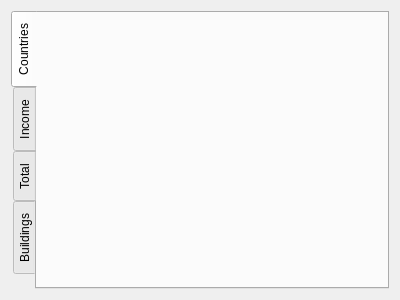
<?xml version="1.0" encoding="UTF-8"?>
<ui version="4.0">
 <class>HistoryFrame</class>
 <widget class="QFrame" name="HistoryFrame">
  <property name="geometry">
   <rect>
    <x>0</x>
    <y>0</y>
    <width>400</width>
    <height>300</height>
   </rect>
  </property>
  <property name="windowTitle">
   <string>Frame</string>
  </property>
  <layout class="QGridLayout" name="gridLayout">
   <item row="0" column="0">
    <widget class="QTabWidget" name="tabWidget">
     <property name="tabPosition">
      <enum>QTabWidget::West</enum>
     </property>
     <property name="currentIndex">
      <number>0</number>
     </property>
     <widget class="QWidget" name="tabCountries">
      <attribute name="title">
       <string>Countries</string>
      </attribute>
      <layout class="QGridLayout" name="gridLayout_2">
       <property name="leftMargin">
        <number>0</number>
       </property>
       <property name="topMargin">
        <number>0</number>
       </property>
       <property name="rightMargin">
        <number>0</number>
       </property>
       <property name="bottomMargin">
        <number>0</number>
       </property>
       <property name="spacing">
        <number>0</number>
       </property>
      </layout>
     </widget>
     <widget class="QWidget" name="tabIncome">
      <attribute name="title">
       <string>Income</string>
      </attribute>
      <layout class="QGridLayout" name="gridLayout_3">
       <property name="leftMargin">
        <number>0</number>
       </property>
       <property name="topMargin">
        <number>0</number>
       </property>
       <property name="rightMargin">
        <number>0</number>
       </property>
       <property name="bottomMargin">
        <number>0</number>
       </property>
       <property name="spacing">
        <number>0</number>
       </property>
      </layout>
     </widget>
     <widget class="QWidget" name="tabTotalIncome">
      <attribute name="title">
       <string>Total</string>
      </attribute>
      <layout class="QGridLayout" name="gridLayout_4">
       <property name="leftMargin">
        <number>0</number>
       </property>
       <property name="topMargin">
        <number>0</number>
       </property>
       <property name="rightMargin">
        <number>0</number>
       </property>
       <property name="bottomMargin">
        <number>0</number>
       </property>
       <property name="spacing">
        <number>0</number>
       </property>
      </layout>
     </widget>
     <widget class="QWidget" name="tabBuildings">
      <attribute name="title">
       <string>Buildings</string>
      </attribute>
      <layout class="QGridLayout" name="gridLayout_5">
       <item row="0" column="1">
        <widget class="QPushButton" name="buttonFactory">
         <property name="text">
          <string/>
         </property>
         <property name="icon">
          <iconset resource="resources.qrc">
           <normaloff>:/root/factory.png</normaloff>:/root/factory.png</iconset>
         </property>
         <property name="iconSize">
          <size>
           <width>32</width>
           <height>32</height>
          </size>
         </property>
         <property name="checkable">
          <bool>true</bool>
         </property>
        </widget>
       </item>
       <item row="0" column="4">
        <widget class="QPushButton" name="buttonSchool">
         <property name="text">
          <string/>
         </property>
         <property name="icon">
          <iconset resource="resources.qrc">
           <normaloff>:/root/school.png</normaloff>:/root/school.png</iconset>
         </property>
         <property name="iconSize">
          <size>
           <width>32</width>
           <height>32</height>
          </size>
         </property>
         <property name="checkable">
          <bool>true</bool>
         </property>
        </widget>
       </item>
       <item row="0" column="6">
        <spacer name="horizontalSpacer">
         <property name="orientation">
          <enum>Qt::Horizontal</enum>
         </property>
         <property name="sizeHint" stdset="0">
          <size>
           <width>40</width>
           <height>20</height>
          </size>
         </property>
        </spacer>
       </item>
       <item row="0" column="2">
        <widget class="QPushButton" name="buttonPort">
         <property name="text">
          <string/>
         </property>
         <property name="icon">
          <iconset resource="resources.qrc">
           <normaloff>:/root/port.png</normaloff>:/root/port.png</iconset>
         </property>
         <property name="iconSize">
          <size>
           <width>32</width>
           <height>32</height>
          </size>
         </property>
         <property name="checkable">
          <bool>true</bool>
         </property>
        </widget>
       </item>
       <item row="0" column="3">
        <widget class="QPushButton" name="buttonRailroad">
         <property name="text">
          <string/>
         </property>
         <property name="icon">
          <iconset resource="resources.qrc">
           <normaloff>:/root/railroad.png</normaloff>:/root/railroad.png</iconset>
         </property>
         <property name="iconSize">
          <size>
           <width>32</width>
           <height>32</height>
          </size>
         </property>
         <property name="checkable">
          <bool>true</bool>
         </property>
        </widget>
       </item>
       <item row="0" column="0">
        <widget class="QPushButton" name="buttonCity">
         <property name="text">
          <string/>
         </property>
         <property name="icon">
          <iconset resource="resources.qrc">
           <normaloff>:/root/city.png</normaloff>:/root/city.png</iconset>
         </property>
         <property name="iconSize">
          <size>
           <width>32</width>
           <height>32</height>
          </size>
         </property>
         <property name="checkable">
          <bool>true</bool>
         </property>
        </widget>
       </item>
       <item row="0" column="5">
        <widget class="QPushButton" name="buttonFort">
         <property name="text">
          <string/>
         </property>
         <property name="icon">
          <iconset resource="resources.qrc">
           <normaloff>:/root/fort.png</normaloff>:/root/fort.png</iconset>
         </property>
         <property name="iconSize">
          <size>
           <width>32</width>
           <height>32</height>
          </size>
         </property>
         <property name="checkable">
          <bool>true</bool>
         </property>
        </widget>
       </item>
      </layout>
     </widget>
    </widget>
   </item>
  </layout>
 </widget>
 <resources>
  <include location="resources.qrc"/>
 </resources>
 <connections/>
</ui>
